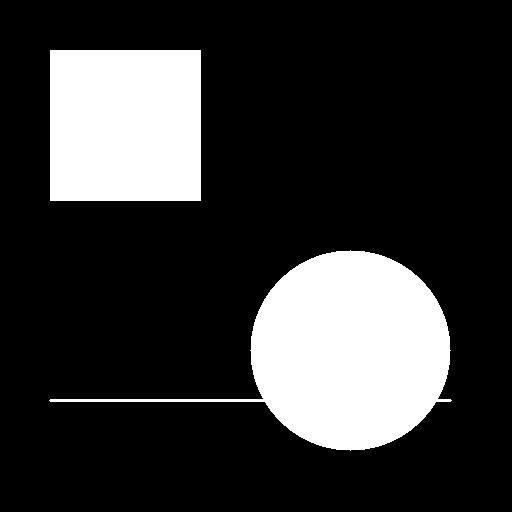
#> input picture computer_vision/上课练习/第三章 基元检测/test_image.jpg, 512 x 512 px
$ python susan_edge.py
#> lines starting #> are read from the running program, lines starting #| are printed output that depends on the picture; after the words box and inside, x2 and y2 are one past the last pixel; in counts of white or black regions, pixels touching at a corner belong together
"""
教学示例：susan edge

- 功能：演示 基元检测 中与“susan edge”相关的核心流程。
- 主要数据结构：通常使用 numpy 数组保存图像矩阵，必要时再用列表或字典保存统计结果。
- 这样设置的原因：把参数、卷积核和阈值显式写出来，便于零基础同学逐行观察修改前后的效果。
"""
from pathlib import Path

import cv2
import numpy as np
import matplotlib.pyplot as plt
import os
import time


BASE_DIR = Path(__file__).resolve().parent

def local_path(name: str) -> str:
    """返回脚本目录下的资源路径，避免依赖当前工作目录。"""
    return str(BASE_DIR / name)
# 【关键步骤 1】强制设置后端为 TkAgg (通用性最好) 或 Qt5Agg
# 这行代码必须在 import matplotlib.pyplot 之前或之后立即运行
# 如果在 PyCharm 中仍然不弹出，请尝试取消注释下一行并注释掉 TkAgg
try:
    import tkinter

    plt.switch_backend('TkAgg')  # 使用 Tkinter 后端，通常能弹出独立窗口
except ImportError:
    # 如果没有 tkinter，尝试 Qt
    try:
        plt.switch_backend('Qt5Agg')
    except:
        pass

# 【关键步骤 2】配置中文字体
plt.rcParams['font.sans-serif'] = ['SimHei', 'Arial Unicode MS', 'WenQuanYi Micro Hei']
plt.rcParams['axes.unicode_minus'] = False


def susan_edge_detection(image, threshold=50, geometric_threshold=0.75):
    """
    手动实现 SUSAN 边缘检测算法
    """
    h, w = image.shape
    output = np.zeros((h, w), dtype=np.uint8)

    radius = 3
    # 生成圆形掩模
    y, x = np.ogrid[-radius:radius + 1, -radius:radius + 1]
    mask = (x * x + y * y) <= (radius * radius)

    n_max = np.sum(mask)
    g = n_max * geometric_threshold

    # 边界填充
    padded_img = cv2.copyMakeBorder(image, radius, radius, radius, radius, cv2.BORDER_REPLICATE)

    print(f"正在计算 SUSAN (图像尺寸: {w}x{h})...")

    # 优化：使用局部变量加速循环
    for i in range(h):
        for j in range(w):
            window = padded_img[i:i + 2 * radius + 1, j:j + 2 * radius + 1]
            center_val = window[radius, radius]

            # 计算差异
            diff = np.abs(window.astype(np.int16) - center_val)
            masked_diff = diff[mask]

            usan = np.sum(masked_diff < threshold)

            if usan < g:
                output[i, j] = 255
            else:
                output[i, j] = 0

    return output


def main():
    """读取图像并执行SUSAN边缘检测，与Canny结果对比显示。"""
    image_path = local_path("test_image.jpg")
    if not os.path.exists(image_path):
        print(f"错误：找不到文件 {image_path}")
        print("请在当前目录下放入一张名为 test.jpg 的图片。")
        return

    # 读取图像
    img_bgr = cv2.imread(image_path)
#> img_bgr is the input picture: shape (512, 512, 3); min 0, max 255, mean 53.4
    if img_bgr is None:
        print("无法读取图片，请检查文件格式。")
        return

    img_rgb = cv2.cvtColor(img_bgr, cv2.COLOR_BGR2RGB)
    gray = cv2.cvtColor(img_bgr, cv2.COLOR_BGR2GRAY)

    # 执行算法
    start_time = time.time()
    susan_edges = susan_edge_detection(gray, threshold=40, geometric_threshold=0.6)
#> (printed output is left out)
#> after the loop in susan_edge_detection, `for i in range(h):`:
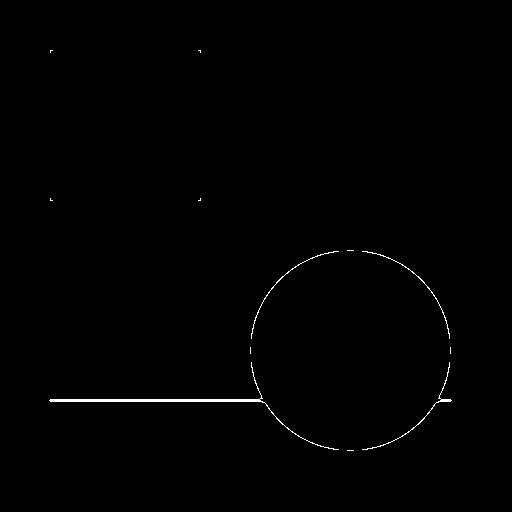
#> output: shape (512, 512); 0.5% white; 12 white regions (8 under 20 px), largest, box (x1, y1, x2, y2) and area: (49, 362, 339, 450) 780, (362, 362, 452, 450) 180, (251, 251, 339, 339) 145, (362, 251, 450, 339) 145
    end_time = time.time()

    canny_edges = cv2.Canny(gray, 50, 150)
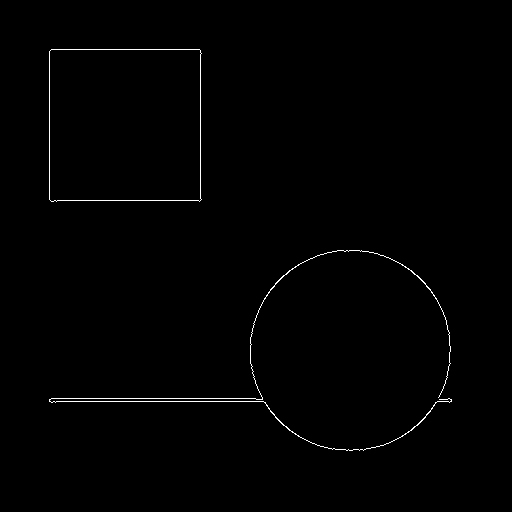
#> canny_edges: shape (512, 512); 0.65% white in thin lines or dots, all inside (x1, y1, x2, y2) = (49, 49, 452, 451)

    # --- 绘图部分 ---
    fig, axes = plt.subplots(1, 3, figsize=(18, 6))
    fig.canvas.manager.set_window_title('SUSAN 边缘检测独立演示窗口')  # 设置窗口标题
    fig.suptitle('SUSAN vs Canny 边缘检测对比', fontsize=16, fontweight='bold')

    # 1. 原图
    axes[0].imshow(img_rgb)
    axes[0].set_title('原始图像')
    axes[0].axis('off')

    # 2. SUSAN
    axes[1].imshow(susan_edges, cmap='gray')
    axes[1].set_title(f'SUSAN 结果 (耗时: {end_time - start_time:.2f}s)')
    axes[1].axis('off')

    # 3. Canny
    axes[2].imshow(canny_edges, cmap='gray')
    axes[2].set_title('Canny 结果 (对比)')
    axes[2].axis('off')

    plt.tight_layout(rect=[0, 0.03, 1, 0.95])

    print(">>> 正在弹出独立窗口，请查看任务栏...")
    print(">>> 关闭窗口后程序将结束。")

    # 【关键步骤 3】show() 会阻塞程序并弹出窗口
    plt.show()
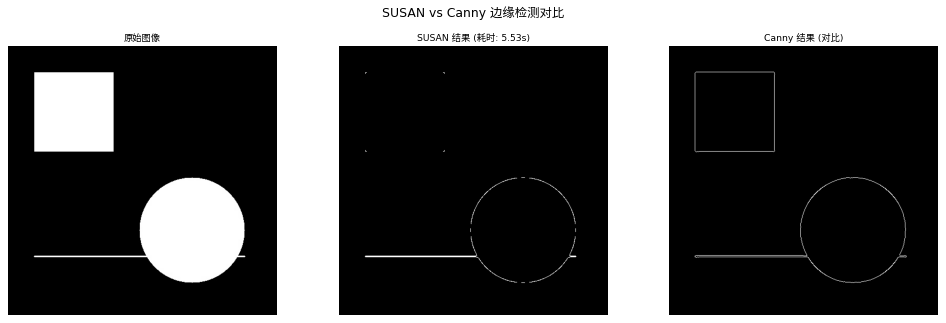
#> figure drawn by matplotlib, 3 panels

    print("窗口已关闭，程序结束。")


if __name__ == "__main__":
    main()
